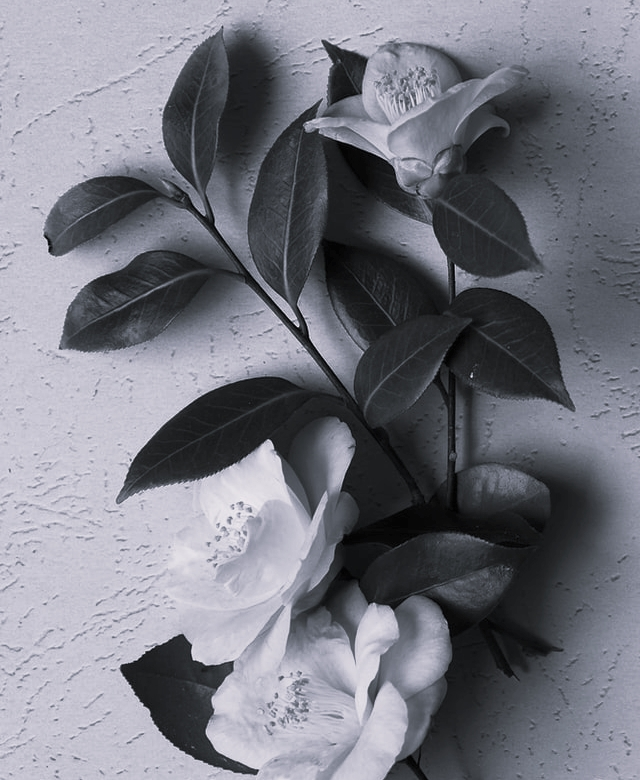
#> input picture gray1.jpg, 640 x 780 px
$ jupyter execute ex-4.3.ipynb
#> lines starting #> are read from the running program, lines starting #| are printed output that depends on the picture
[cell 1]
import cv2
import matplotlib.pyplot as plt
gray_image = cv2.imread("gray1.jpg",0)
#> gray_image: shape (780, 640); min 0, max 238, mean 120.1
cv2.imshow("Gray Image",gray_image)
equ = cv2.equalizeHist(gray_image)
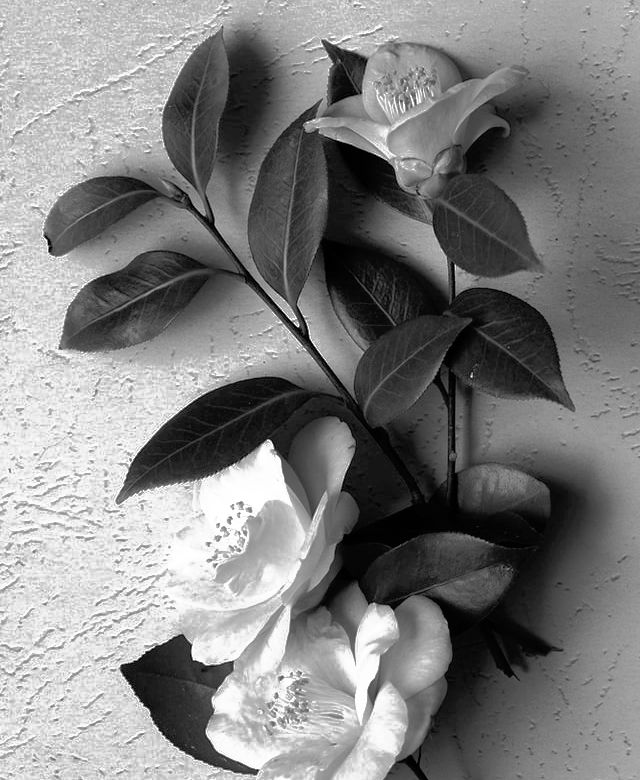
#> equ: shape (780, 640); min 0, max 255, mean 128.4
cv2.imshow("Equalized Image",equ)
cv2.waitKey(0)
cv2.destroyAllWindows
